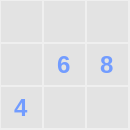
           <widget class="QFrame" name="frame_8">
            <property name="minimumSize">
             <size>
              <width>130</width>
              <height>130</height>
             </size>
            </property>
            <property name="maximumSize">
             <size>
              <width>130</width>
              <height>130</height>
             </size>
            </property>
            <property name="styleSheet">
             <string>border: none;</string>
            </property>
            <property name="frameShape">
             <enum>QFrame::StyledPanel</enum>
            </property>
            <property name="frameShadow">
             <enum>QFrame::Raised</enum>
            </property>
            <layout class="QGridLayout" name="gridLayout_9" rowstretch="0,0,0" rowminimumheight="0,0,0" columnminimumwidth="0,0,0">
             <property name="leftMargin">
              <number>0</number>
             </property>
             <property name="topMargin">
              <number>0</number>
             </property>
             <property name="rightMargin">
              <number>0</number>
             </property>
             <property name="bottomMargin">
              <number>0</number>
             </property>
             <property name="spacing">
              <number>1</number>
             </property>
             <item row="0" column="0">
              <widget class="QLineEdit" name="l4">
               <property name="minimumSize">
                <size>
                 <width>41</width>
                 <height>41</height>
                </size>
               </property>
               <property name="maximumSize">
                <size>
                 <width>41</width>
                 <height>41</height>
                </size>
               </property>
               <property name="font">
                <font>
                 <pointsize>18</pointsize>
                 <bold>true</bold>
                </font>
               </property>
               <property name="styleSheet">
                <string notr="true">background-color: rgb(227, 227, 227);
color: rgb(114, 156, 255);</string>
               </property>
               <property name="maxLength">
                <number>1</number>
               </property>
               <property name="alignment">
                <set>Qt::AlignCenter</set>
               </property>
              </widget>
             </item>
             <item row="0" column="1">
              <widget class="QLineEdit" name="l5">
               <property name="minimumSize">
                <size>
                 <width>41</width>
                 <height>41</height>
                </size>
               </property>
               <property name="maximumSize">
                <size>
                 <width>41</width>
                 <height>41</height>
                </size>
               </property>
               <property name="font">
                <font>
                 <pointsize>18</pointsize>
                 <bold>true</bold>
                </font>
               </property>
               <property name="styleSheet">
                <string notr="true">background-color: rgb(227, 227, 227);
color: rgb(114, 156, 255);</string>
               </property>
               <property name="maxLength">
                <number>1</number>
               </property>
               <property name="alignment">
                <set>Qt::AlignCenter</set>
               </property>
              </widget>
             </item>
             <item row="0" column="2">
              <widget class="QLineEdit" name="l6">
               <property name="minimumSize">
                <size>
                 <width>41</width>
                 <height>41</height>
                </size>
               </property>
               <property name="maximumSize">
                <size>
                 <width>41</width>
                 <height>41</height>
                </size>
               </property>
               <property name="font">
                <font>
                 <pointsize>18</pointsize>
                 <bold>true</bold>
                </font>
               </property>
               <property name="styleSheet">
                <string notr="true">background-color: rgb(227, 227, 227);
color: rgb(114, 156, 255);</string>
               </property>
               <property name="maxLength">
                <number>1</number>
               </property>
               <property name="alignment">
                <set>Qt::AlignCenter</set>
               </property>
              </widget>
             </item>
             <item row="1" column="0">
              <widget class="QLineEdit" name="l13">
               <property name="minimumSize">
                <size>
                 <width>41</width>
                 <height>41</height>
                </size>
               </property>
               <property name="maximumSize">
                <size>
                 <width>41</width>
                 <height>41</height>
                </size>
               </property>
               <property name="font">
                <font>
                 <pointsize>18</pointsize>
                 <bold>true</bold>
                </font>
               </property>
               <property name="styleSheet">
                <string notr="true">background-color: rgb(227, 227, 227);
color: rgb(114, 156, 255);</string>
               </property>
               <property name="maxLength">
                <number>1</number>
               </property>
               <property name="alignment">
                <set>Qt::AlignCenter</set>
               </property>
              </widget>
             </item>
             <item row="1" column="1">
              <widget class="QLineEdit" name="l14">
               <property name="minimumSize">
                <size>
                 <width>41</width>
                 <height>41</height>
                </size>
               </property>
               <property name="maximumSize">
                <size>
                 <width>41</width>
                 <height>41</height>
                </size>
               </property>
               <property name="font">
                <font>
                 <pointsize>18</pointsize>
                 <bold>true</bold>
                </font>
               </property>
               <property name="styleSheet">
                <string notr="true">background-color: rgb(227, 227, 227);
color: rgb(114, 156, 255);</string>
               </property>
               <property name="text">
                <string>6</string>
               </property>
               <property name="maxLength">
                <number>1</number>
               </property>
               <property name="alignment">
                <set>Qt::AlignCenter</set>
               </property>
              </widget>
             </item>
             <item row="1" column="2">
              <widget class="QLineEdit" name="l15">
               <property name="minimumSize">
                <size>
                 <width>41</width>
                 <height>41</height>
                </size>
               </property>
               <property name="maximumSize">
                <size>
                 <width>41</width>
                 <height>41</height>
                </size>
               </property>
               <property name="font">
                <font>
                 <pointsize>18</pointsize>
                 <bold>true</bold>
                </font>
               </property>
               <property name="styleSheet">
                <string notr="true">background-color: rgb(227, 227, 227);
color: rgb(114, 156, 255);</string>
               </property>
               <property name="text">
                <string>8</string>
               </property>
               <property name="maxLength">
                <number>1</number>
               </property>
               <property name="alignment">
                <set>Qt::AlignCenter</set>
               </property>
              </widget>
             </item>
             <item row="2" column="0">
              <widget class="QLineEdit" name="l22">
               <property name="minimumSize">
                <size>
                 <width>41</width>
                 <height>41</height>
                </size>
               </property>
               <property name="maximumSize">
                <size>
                 <width>41</width>
                 <height>41</height>
                </size>
               </property>
               <property name="font">
                <font>
                 <pointsize>18</pointsize>
                 <bold>true</bold>
                </font>
               </property>
               <property name="styleSheet">
                <string notr="true">background-color: rgb(227, 227, 227);
color: rgb(114, 156, 255);</string>
               </property>
               <property name="text">
                <string>4</string>
               </property>
               <property name="maxLength">
                <number>1</number>
               </property>
               <property name="alignment">
                <set>Qt::AlignCenter</set>
               </property>
              </widget>
             </item>
             <item row="2" column="1">
              <widget class="QLineEdit" name="l23">
               <property name="minimumSize">
                <size>
                 <width>41</width>
                 <height>41</height>
                </size>
               </property>
               <property name="maximumSize">
                <size>
                 <width>41</width>
                 <height>41</height>
                </size>
               </property>
               <property name="font">
                <font>
                 <pointsize>18</pointsize>
                 <bold>true</bold>
                </font>
               </property>
               <property name="styleSheet">
                <string notr="true">background-color: rgb(227, 227, 227);
color: rgb(114, 156, 255);</string>
               </property>
               <property name="maxLength">
                <number>1</number>
               </property>
               <property name="alignment">
                <set>Qt::AlignCenter</set>
               </property>
              </widget>
             </item>
             <item row="2" column="2">
              <widget class="QLineEdit" name="l24">
               <property name="minimumSize">
                <size>
                 <width>41</width>
                 <height>41</height>
                </size>
               </property>
               <property name="maximumSize">
                <size>
                 <width>41</width>
                 <height>41</height>
                </size>
               </property>
               <property name="font">
                <font>
                 <pointsize>18</pointsize>
                 <bold>true</bold>
                </font>
               </property>
               <property name="styleSheet">
                <string notr="true">background-color: rgb(227, 227, 227);
color: rgb(114, 156, 255);</string>
               </property>
               <property name="maxLength">
                <number>1</number>
               </property>
               <property name="alignment">
                <set>Qt::AlignCenter</set>
               </property>
              </widget>
             </item>
            </layout>
           </widget>
